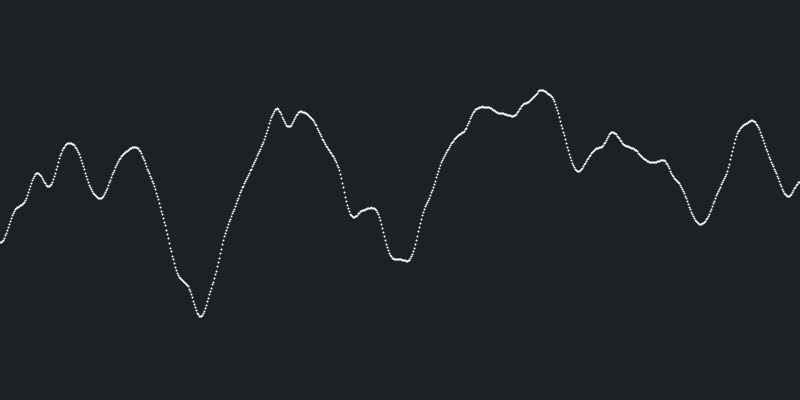
Frame 1 (no input)
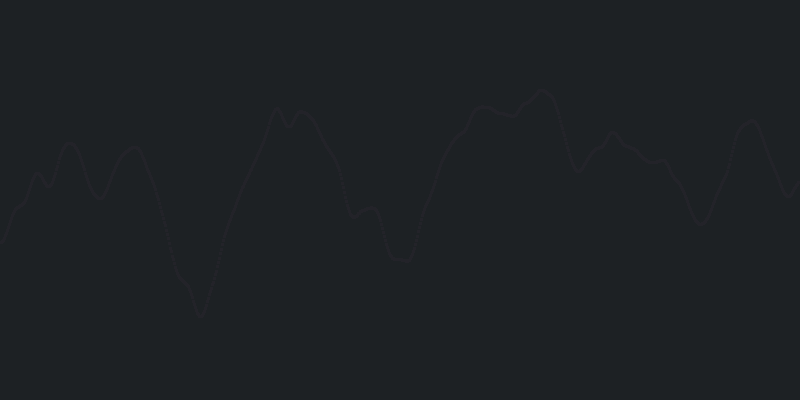
Frame 60 (the mouse pressed at the canvas centre just before this capture)
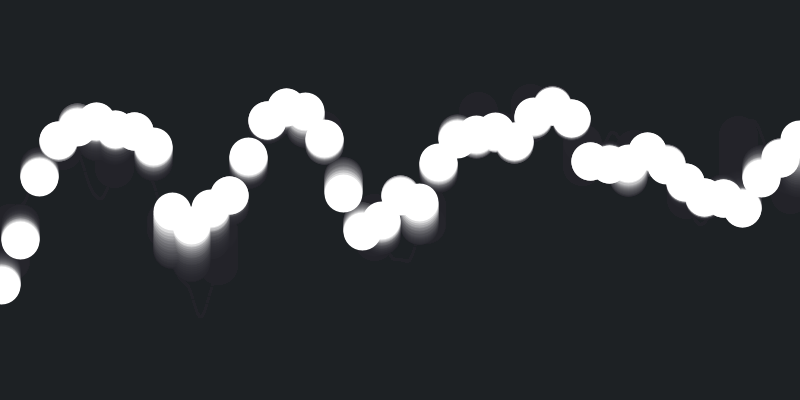
Frame 120 (the mouse held since frame 60 and released just before this capture)

The Processing sketch that drew these frames (run headless with seeded random() and noise(); from frame 60 on, the mouse is pressed at the canvas centre):

// Processing sketch: processing_47194
// ── processing_47194.pde

int pointsize = 2;
int distance = 1; 
float rate1 = 0.02;
Fade myFade;
float time =0;
int FadeAmount = 40 ;


float rand = 1 ;
float randsize ; 
float randspeed;
float hold;
float hold2;
float holdspeed;

int sec;
void setup () 
{
  frameRate(24);
  hold = millis();
  size ( 800, 400);
  smooth();
  background(#1D2124);
  myFade = new Fade();
  frameRate (25);
  mouseX = 10;

 
}
 

void draw () {
  if (millis()-hold > 2100) // could be (frames%24 ==0) or (frameCount%24 == 0)
  {
    sec++;  
    hold=millis();
    rand = random(1,80);
  }

  if (millis()-hold2 > 3000) // could be (frames%24 ==0) or (frameCount%24 == 0)
  {
    sec++;  
    hold2=millis();
    println("        segundo: "+sec);
    randsize = random(40);
  }

  if (millis()-holdspeed > 2800) // could be (frames%24 ==0) or (frameCount%24 == 0)
  {
    sec++;  
    holdspeed=millis();
    println("        segundo: "+sec);
    randspeed = random(0.02 );
  }



  float rate  ; 
  myFade.display();

   float margin = (width % distance) / 2;
  for ( float i = margin ; i <= width-margin ; i += distance   ) {
    stroke (255);
    strokeWeight(pointsize);
    point (i, height* noise(i/100, time));
  }

  rate = rate1 ;
  time = time+rate;

  pointsize = int (randsize);
  distance = int (rand);
  rate1 = randspeed;
} 



class Fade 
{
  // global vars
  int FadeAmount_ = FadeAmount;
  // constructor
  Fade ()
  {
  }
  //  function 
  void display () {

    fill ( #1D2124, FadeAmount);
    noStroke ();
    rect (0, 0, width, height);
  }
}
                                                
